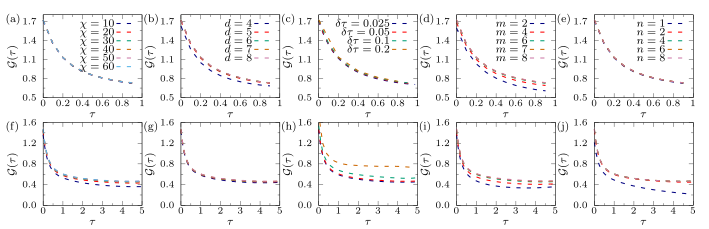

Write the gnuplot code that produced this figure.
set term epslatex standalone size 18cm,5.8cm font ",8" header\
'\usepackage{scalerel}'

lw = 3

set linestyle 1 lw lw lc rgb "#000080" dt 2
set linestyle 2 lw lw lc rgb "#FF0000" dt 2
set linestyle 3 lw lw lc rgb "#009E73" dt 2
set linestyle 4 lw lw lc rgb "#CC6600" dt 2
set linestyle 5 lw lw lc rgb "#CC79A7" dt 2
set linestyle 6 lw lw lc rgb "#56B4E9" dt 2
set linestyle 7 lw lw lc rgb "#8B4513" dt 2
set linestyle 8 lw lw lc rgb "#006400" dt 2

set style arrow 1 noborder lw 2 size 1,20

set out "fig.tex"
set multiplot

# common settings
set format x '\small{%g}'
set format y '\small{%.1f}'
set lmargin 0
set rmargin 0
set tmargin 0
set bmargin 0

w=0.14
h=0.362

# common key
set key top right maxrows 6 width -6 spacing 1.6 font ",5" samplen 6 opaque

# =====================================================================
# Row 1: data/beta1 - subplots (a)-(e), beta=1
# =====================================================================

# --- (a) <n(t)> for different chi ---
set size w,h
set origin 0.06,0.571
set xlabel '$\tau$' offset 0,1.0
set ylabel '$\mathcal{G}(\tau)$' offset 2.0,0
set xrange [0:1.0]
set yrange [0.5:1.8]
set xtics 0,0.2,1.0 offset 0,0.5
set ytics 0.5,0.3,1.8
set mxtics 2
set mytics 2
set label '(a)' at graph -0.38,0.95
plot "../data/fig1/beta1/panel00_chi.csv" u 1:2 w l ls 1 t '$\chi=10$',\
     "../data/fig1/beta1/panel00_chi.csv" u 1:3 w l ls 2 t '$\chi=20$',\
     "../data/fig1/beta1/panel00_chi.csv" u 1:4 w l ls 3 t '$\chi=30$',\
     "../data/fig1/beta1/panel00_chi.csv" u 1:5 w l ls 4 t '$\chi=40$',\
     "../data/fig1/beta1/panel00_chi.csv" u 1:6 w l ls 5 t '$\chi=50$',\
     "../data/fig1/beta1/panel00_chi.csv" u 1:7 w l ls 6 t '$\chi=60$'

# --- (b) <n(t)> for different d ---
unset label
set size w,h
set origin 0.255,0.571
set xlabel '$\tau$' offset 0,1.0
set ylabel '$\mathcal{G}(\tau)$' offset 2.0,0
set xrange [0:1.0]
set yrange [0.5:1.8]
set xtics 0,0.2,1.0 offset 0,0.5
set ytics 0.5,0.3,1.8
set mxtics 2
set mytics 2
set label '(b)' at graph -0.38,0.95
plot "../data/fig1/beta1/panel01_d.csv" u 1:2 w l ls 1 t '$d=4$',\
     "../data/fig1/beta1/panel01_d.csv" u 1:3 w l ls 2 t '$d=5$',\
     "../data/fig1/beta1/panel01_d.csv" u 1:4 w l ls 3 t '$d=6$',\
     "../data/fig1/beta1/panel01_d.csv" u 1:5 w l ls 4 t '$d=7$',\
     "../data/fig1/beta1/panel01_d.csv" u 1:6 w l ls 5 t '$d=8$'

# --- (c) <n(t)> for different dtau ---
unset label
set size w,h
set origin 0.45,0.571
set xlabel '$\tau$' offset 0,1.0
set ylabel '$\mathcal{G}(\tau)$' offset 2.0,0
set xrange [0:1.0]
set yrange [0.5:1.8]
set xtics 0,0.2,1.0 offset 0,0.5
set ytics 0.5,0.3,1.8
set mxtics 2
set mytics 2
set label '(c)' at graph -0.38,0.95
plot "../data/fig1/beta1/panel02_dtau0.025.csv" u 1:2 w l ls 1 t '$\delta\tau=0.025$',\
     "../data/fig1/beta1/panel02_dtau0.05.csv" u 1:2 w l ls 2 t '$\delta\tau=0.05$',\
     "../data/fig1/beta1/panel02_dtau0.1.csv" u 1:2 w l ls 3 t '$\delta\tau=0.1$',\
     "../data/fig1/beta1/panel02_dtau0.2.csv" u 1:2 w l ls 4 t '$\delta\tau=0.2$'

# --- (d) <n(t)> for different k ---
unset label
set size w,h
set origin 0.645,0.571
set xlabel '$\tau$' offset 0,1.0
set ylabel '$\mathcal{G}(\tau)$' offset 2.0,0
set xrange [0:1.0]
set yrange [0.5:1.8]
set xtics 0,0.2,1.0 offset 0,0.5
set ytics 0.5,0.3,1.8
set mxtics 2
set mytics 2
set label '(d)' at graph -0.38,0.95
plot "../data/fig1/beta1/panel03_k.csv" u 1:2 w l ls 1 t '$m=2$',\
     "../data/fig1/beta1/panel03_k.csv" u 1:4 w l ls 2 t '$m=4$',\
     "../data/fig1/beta1/panel03_k.csv" u 1:6 w l ls 3 t '$m=6$',\
     "../data/fig1/beta1/panel03_k.csv" u 1:7 w l ls 4 t '$m=7$',\
     "../data/fig1/beta1/panel03_k.csv" u 1:8 w l ls 5 t '$m=8$'

# --- (e) <n(t)> for different n ---
unset label
set size w,h
set origin 0.84,0.571
set xlabel '$\tau$' offset 0,1.0
set ylabel '$\mathcal{G}(\tau)$' offset 2.0,0
set xrange [0:1.0]
set yrange [0.5:1.8]
set xtics 0,0.2,1.0 offset 0,0.5
set ytics 0.5,0.3,1.8
set mxtics 2
set mytics 2
set label '(e)' at graph -0.38,0.95
plot "../data/fig1/beta1/panel04_n.csv" u 1:2 w l ls 1 t '$n=1$',\
     "../data/fig1/beta1/panel04_n.csv" u 1:3 w l ls 2 t '$n=2$',\
     "../data/fig1/beta1/panel04_n.csv" u 1:4 w l ls 3 t '$n=4$',\
     "../data/fig1/beta1/panel04_n.csv" u 1:5 w l ls 4 t '$n=6$',\
     "../data/fig1/beta1/panel04_n.csv" u 1:6 w l ls 5 t '$n=8$'

# =====================================================================
# Row 2: data/beta5 - subplots (f)-(j), beta=5
# =====================================================================

unset key

# --- (f) <n(t)> for different chi ---
unset label
set size w,h
set origin 0.06,0.10
set xlabel '$\tau$' offset 0,1.0
set ylabel '$\mathcal{G}(\tau)$' offset 2.0,0
set xrange [0:5]
set yrange [0:1.6]
set xtics 0,1,5 offset 0,0.5
set ytics 0,0.4,1.6
set mxtics 2
set mytics 2
set label '(f)' at graph -0.38,0.95
plot "../data/fig1/beta5/panel10_chi.csv" u 1:2 w l ls 1 t '$\chi=10$',\
     "../data/fig1/beta5/panel10_chi.csv" u 1:3 w l ls 2 t '$\chi=20$',\
     "../data/fig1/beta5/panel10_chi.csv" u 1:4 w l ls 3 t '$\chi=30$',\
     "../data/fig1/beta5/panel10_chi.csv" u 1:5 w l ls 4 t '$\chi=40$',\
     "../data/fig1/beta5/panel10_chi.csv" u 1:6 w l ls 5 t '$\chi=50$',\
     "../data/fig1/beta5/panel10_chi.csv" u 1:7 w l ls 6 t '$\chi=60$'

# --- (g) <n(t)> for different d ---
unset label
set size w,h
set origin 0.255,0.10
set xlabel '$\tau$' offset 0,1.0
set ylabel '$\mathcal{G}(\tau)$' offset 2.0,0
set xrange [0:5]
set yrange [0:1.6]
set xtics 0,1,5 offset 0,0.5
set ytics 0,0.4,1.6
set mxtics 2
set mytics 2
set label '(g)' at graph -0.38,0.95
plot "../data/fig1/beta5/panel11_d.csv" u 1:2 w l ls 1 t '$d=4$',\
     "../data/fig1/beta5/panel11_d.csv" u 1:3 w l ls 2 t '$d=5$',\
     "../data/fig1/beta5/panel11_d.csv" u 1:4 w l ls 3 t '$d=6$',\
     "../data/fig1/beta5/panel11_d.csv" u 1:5 w l ls 4 t '$d=7$',\
     "../data/fig1/beta5/panel11_d.csv" u 1:6 w l ls 5 t '$d=8$'

# --- (h) <n(t)> for different dtau ---
unset label
set size w,h
set origin 0.45,0.10
set xlabel '$\tau$' offset 0,1.0
set ylabel '$\mathcal{G}(\tau)$' offset 2.0,0
set xrange [0:5]
set yrange [0:1.6]
set xtics 0,1,5 offset 0,0.5
set ytics 0,0.4,1.6
set mxtics 2
set mytics 2
set label '(h)' at graph -0.38,0.95
plot "../data/fig1/beta5/panel12_dtau0.025.csv" u 1:2 w l ls 1 t '$\delta\tau=0.025$',\
     "../data/fig1/beta5/panel12_dtau0.05.csv" u 1:2 w l ls 2 t '$\delta\tau=0.05$',\
     "../data/fig1/beta5/panel12_dtau0.1.csv" u 1:2 w l ls 3 t '$\delta\tau=0.1$',\
     "../data/fig1/beta5/panel12_dtau0.2.csv" u 1:2 w l ls 4 t '$\delta\tau=0.2$'

# --- (i) <n(t)> for different k ---
unset label
set size w,h
set origin 0.645,0.10
set xlabel '$\tau$' offset 0,1.0
set ylabel '$\mathcal{G}(\tau)$' offset 2.0,0
set xrange [0:5]
set yrange [0:1.6]
set xtics 0,1,5 offset 0,0.5
set ytics 0,0.4,1.6
set mxtics 2
set mytics 2
set label '(i)' at graph -0.38,0.95
plot "../data/fig1/beta5/panel13_k.csv" u 1:2 w l ls 1 t '$k=2$',\
     "../data/fig1/beta5/panel13_k.csv" u 1:4 w l ls 2 t '$k=4$',\
     "../data/fig1/beta5/panel13_k.csv" u 1:6 w l ls 3 t '$k=6$',\
     "../data/fig1/beta5/panel13_k.csv" u 1:7 w l ls 4 t '$k=7$',\
     "../data/fig1/beta5/panel13_k.csv" u 1:8 w l ls 5 t '$k=8$'

# --- (j) <n(t)> for different n ---
unset label
set size w,h
set origin 0.84,0.10
set xlabel '$\tau$' offset 0,1.0
set ylabel '$\mathcal{G}(\tau)$' offset 2.0,0
set xrange [0:5]
set yrange [0:1.6]
set xtics 0,1,5 offset 0,0.5
set ytics 0,0.4,1.6
set mxtics 2
set mytics 2
set label '(j)' at graph -0.38,0.95
plot "../data/fig1/beta5/panel14_n.csv" u 1:2 w l ls 1 t '$n=1$',\
     "../data/fig1/beta5/panel14_n.csv" u 1:3 w l ls 2 t '$n=2$',\
     "../data/fig1/beta5/panel14_n.csv" u 1:4 w l ls 3 t '$n=4$',\
     "../data/fig1/beta5/panel14_n.csv" u 1:5 w l ls 4 t '$n=6$',\
     "../data/fig1/beta5/panel14_n.csv" u 1:6 w l ls 5 t '$n=8$'

unset multiplot
set out
